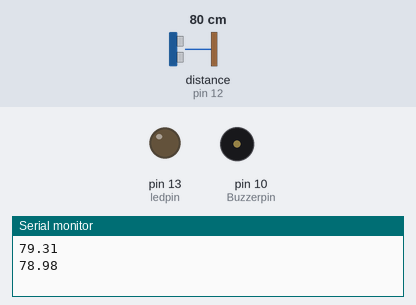
Recording of a sketch running on a simulated Arduino Uno, built with avr-gcc and run on an emulated ATmega328P. Shown: output pins drawn as LEDs (lit = HIGH), buzzer (waves = sounding, pin HIGH), the last lines printed to the serial monitor. Wiring (inferred from the names in the program): ultrasonic range finder: trigger pin 11; echo pin 12. Dashed ring = blinking. Inputs (shaded band) come from the test bench; at power-on: distance to the obstacle (sensor on pin 12) 80 cm. The echo pulse lasts 58.3 µs per cm; pins used as bus, display or sensor lines are not drawn.

Above: at 1.8 s.
1.9 s: distance to the obstacle (sensor on pin 12) set to 54 cm
3.4 s: distance to the obstacle (sensor on pin 12) set to 48 cm
At 4.8 s:
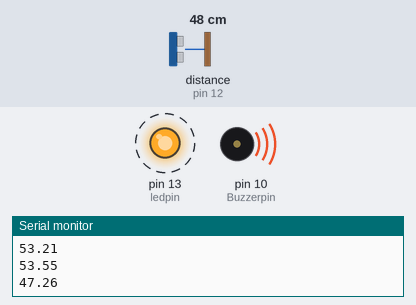
7.5 s: distance to the obstacle (sensor on pin 12) set to 60 cm
At 8.0 s:
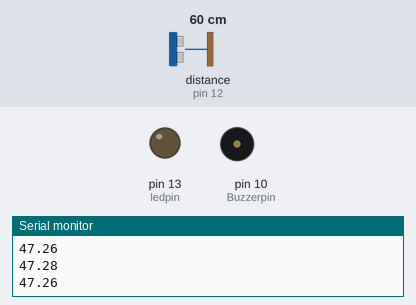
Timing chart, 0 to 10.5 s (numbered marks = the images above; inputs shaded):
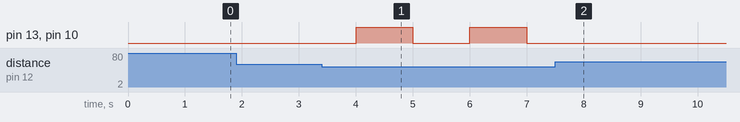

Measured:
- the behaviour switches between 51 and 50 cm on distance to the obstacle (sensor on pin 12) (found by bisection; images 0 and 1)
- after the input at 3.4 s, pin 13 (ledpin), pin 10 (Buzzerpin): alternates HIGH for 1.0 s and LOW for 1.0 s, starting after 0.60 s
- after the input at 7.5 s, pin 13 (ledpin), pin 10 (Buzzerpin): stops changing and stays LOW

The sketch:

distance_map.ino
```cpp
int trigPin = 11;
int echoPin = 12;
int ledpin = 13;
int Buzzerpin = 10;
int duration;
float distance;
int distance_limit = 50;

bool isBuzzer = false;


void setup() {
  // put your setup code here, to run once:
  Serial.begin(9600);
  pinMode(trigPin, OUTPUT);
  pinMode(Buzzerpin, OUTPUT);
  pinMode(echoPin, INPUT);
  pinMode(13, OUTPUT);
}

void loop() {
  if (millis() % 1000 == 0) {
    distance=calculate_distance();
    if (distance < distance_limit) {
      toggleAlert();

    } else {
      digitalWrite(Buzzerpin, LOW);
      digitalWrite(ledpin, LOW);
    }
  }
}

float calculate_distance() {
  digitalWrite(trigPin, LOW);
  delayMicroseconds(2);
  digitalWrite(trigPin, HIGH);
  delayMicroseconds(10);
  digitalWrite(trigPin, LOW);
  duration = pulseIn(echoPin, HIGH);
  distance = duration * 0.034 / 2;
  Serial.println(distance);
  return distance;
}


void toggleAlert() {
  if (isBuzzer) {
    digitalWrite(Buzzerpin, LOW);
    digitalWrite(ledpin, LOW);
    isBuzzer = false;
  } else {
    digitalWrite(Buzzerpin, HIGH);
    digitalWrite(ledpin, HIGH);
    isBuzzer = true;
  }
}
```
